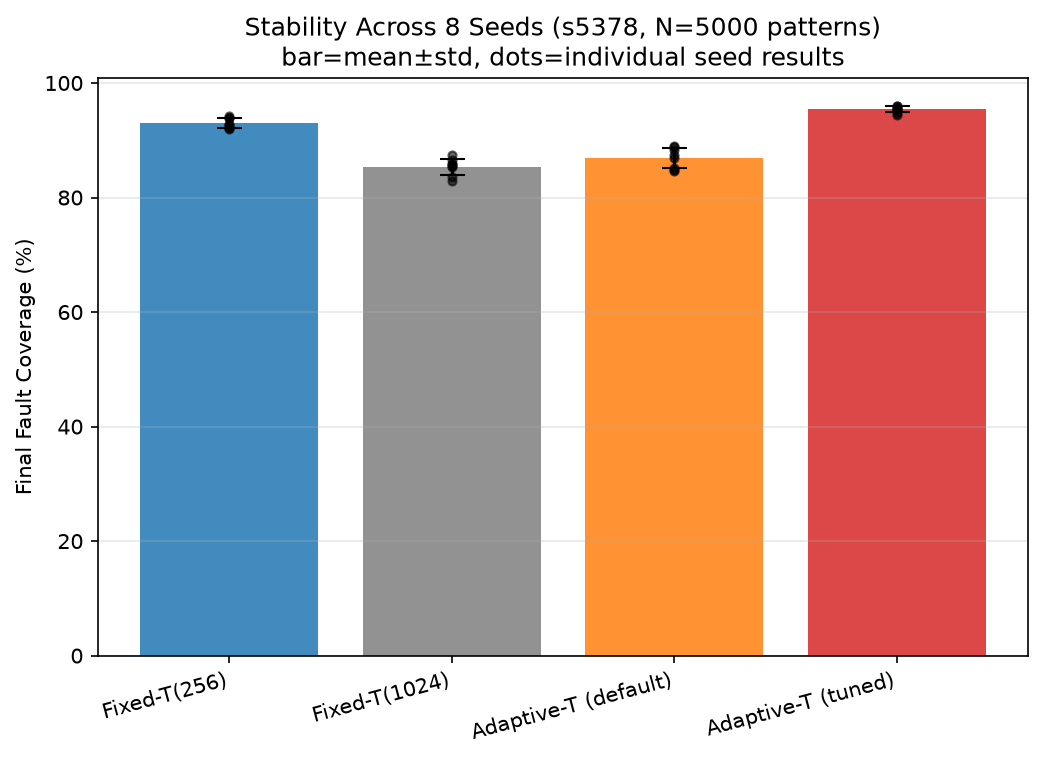

Write Python code to recreate this figure.
#!/usr/bin/env python3
"""
stability_analysis.py
-----------------------
동일한 조건을 여러 PRPG 시드로 반복 실행하여, 지금까지 보여드린 결과가
"우연히 잘 나온 한 번"이 아니라 안정적으로 재현되는지 통계적으로
확인한다.

원 논문 "향후 연구" 섹션의 다음 문장을 직접 구현한 것이다:
    "확률 기반 탐색의 안정성을 추가로 분석할 필요가 있다. ... 반복
    실험을 통해 평균 커버리지, 최대 커버리지, 결과 분산 및 재현성을
    함께 측정하면 성능뿐만 아니라 재현성까지 평가할 수 있다."

대상 조건 4가지 (s5378, collapsed fault model):
    - Fixed-T(256)
    - Fixed-T(1024)
    - Adaptive-T (default params)
    - Adaptive-T (tuned params, tune_adaptive.py 결과)

각 조건을 N_SEEDS개의 서로 다른 시드로 반복 실행하고,
평균 / 표준편차 / 최솟값 / 최댓값을 계산해 에러바 그래프와 표로
저장한다.
"""

import csv
import os
import statistics
import sys
import time

sys.path.insert(0, os.path.join(os.path.dirname(__file__), "src"))

from experiment import LBISTExperiment
from adaptive_controller import FixedTController, AdaptiveTController

import matplotlib
matplotlib.use("Agg")
import matplotlib.pyplot as plt

N_SEEDS = 8
NUM_PATTERNS = 5000
RECORD_EVERY = 100
BENCH = "benchmarks/s5378.bench"

TUNED_ADAPTIVE_CFG = dict(T_init=64, T_max=1024, delta_T=96, alpha=0.85, K=2, W=32,
                           calibration_patterns=int(64 * 1.5))
DEFAULT_ADAPTIVE_CFG = dict(T_init=128, T_max=1024, delta_T=128, alpha=0.95, K=3, W=16,
                             calibration_patterns=int(128 * 1.5))


def make_controller(name):
    if name == "Fixed-T(256)":
        return FixedTController(T=256)
    if name == "Fixed-T(1024)":
        return FixedTController(T=1024)
    if name == "Adaptive-T (default)":
        return AdaptiveTController(**DEFAULT_ADAPTIVE_CFG)
    if name == "Adaptive-T (tuned)":
        return AdaptiveTController(**TUNED_ADAPTIVE_CFG)
    raise ValueError(name)


def main():
    outdir = "results"
    os.makedirs(outdir, exist_ok=True)

    exp = LBISTExperiment(BENCH, fault_model="collapsed", verbose=True)
    seed_pool = [0xACE1 + i * 0x2222 for i in range(N_SEEDS)]

    conditions = ["Fixed-T(256)", "Fixed-T(1024)", "Adaptive-T (default)", "Adaptive-T (tuned)"]

    raw_rows = []
    stats = {}

    for cond in conditions:
        print(f"\n=== {cond}: {N_SEEDS} seeds x {NUM_PATTERNS} patterns ===")
        finals = []
        t0 = time.time()
        for sd in seed_pool:
            ctrl = make_controller(cond)
            res = exp.run(ctrl, NUM_PATTERNS, record_every=RECORD_EVERY, seed=sd)
            finals.append(res["final_coverage"])
            raw_rows.append({"condition": cond, "seed": hex(sd), "final_coverage": res["final_coverage"]})
        elapsed = time.time() - t0

        mean = statistics.mean(finals)
        std = statistics.pstdev(finals)
        mn, mx = min(finals), max(finals)
        stats[cond] = {"mean": mean, "std": std, "min": mn, "max": mx, "values": finals}
        print(f"  mean={mean:.3f}%  std={std:.3f}  min={mn:.3f}%  max={mx:.3f}%  "
              f"(range={mx-mn:.3f}%p, {elapsed:.1f}s)")

    # ---------------- CSV 저장 ----------------
    raw_csv = os.path.join(outdir, "stability_raw_runs.csv")
    with open(raw_csv, "w", newline="") as f:
        w = csv.DictWriter(f, fieldnames=["condition", "seed", "final_coverage"])
        w.writeheader()
        for row in raw_rows:
            w.writerow(row)
    print(f"\n[saved] {raw_csv}")

    summary_csv = os.path.join(outdir, "stability_summary.csv")
    with open(summary_csv, "w", newline="") as f:
        w = csv.writer(f)
        w.writerow(["Condition", "Mean(%)", "Std(%)", "Min(%)", "Max(%)", "Range(%p)", "N_seeds"])
        for cond in conditions:
            s = stats[cond]
            w.writerow([cond, f"{s['mean']:.3f}", f"{s['std']:.3f}", f"{s['min']:.3f}",
                        f"{s['max']:.3f}", f"{s['max']-s['min']:.3f}", N_SEEDS])
    print(f"[saved] {summary_csv}")

    # ---------------- 에러바 막대그래프 ----------------
    fig, ax = plt.subplots(figsize=(8, 5))
    xs = range(len(conditions))
    means = [stats[c]["mean"] for c in conditions]
    stds = [stats[c]["std"] for c in conditions]
    colors = ["tab:blue", "tab:gray", "tab:orange", "tab:red"]
    ax.bar(xs, means, yerr=stds, capsize=6, color=colors, alpha=0.85)

    # 개별 시드 결과도 점으로 흩뿌려서 실제 분포를 보여준다
    for i, cond in enumerate(conditions):
        vals = stats[cond]["values"]
        ax.scatter([i] * len(vals), vals, color="black", s=15, zorder=5, alpha=0.6)

    ax.set_xticks(list(xs))
    ax.set_xticklabels(conditions, rotation=15, ha="right")
    ax.set_ylabel("Final Fault Coverage (%)")
    ax.set_title(f"Stability Across {N_SEEDS} Seeds (s5378, N={NUM_PATTERNS} patterns)\n"
                  f"bar=mean±std, dots=individual seed results")
    ax.grid(axis="y", alpha=0.3)
    fig_path = os.path.join(outdir, "stability_analysis.png")
    plt.savefig(fig_path, dpi=150, bbox_inches="tight")
    print(f"[saved] {fig_path}")

    print("\n=== Summary Table ===")
    print(f"{'Condition':<24s} {'Mean':>8s} {'Std':>7s} {'Min':>8s} {'Max':>8s} {'Range':>8s}")
    for cond in conditions:
        s = stats[cond]
        print(f"{cond:<24s} {s['mean']:>7.3f}% {s['std']:>6.3f} {s['min']:>7.3f}% "
              f"{s['max']:>7.3f}% {s['max']-s['min']:>7.3f}p")


if __name__ == "__main__":
    main()
